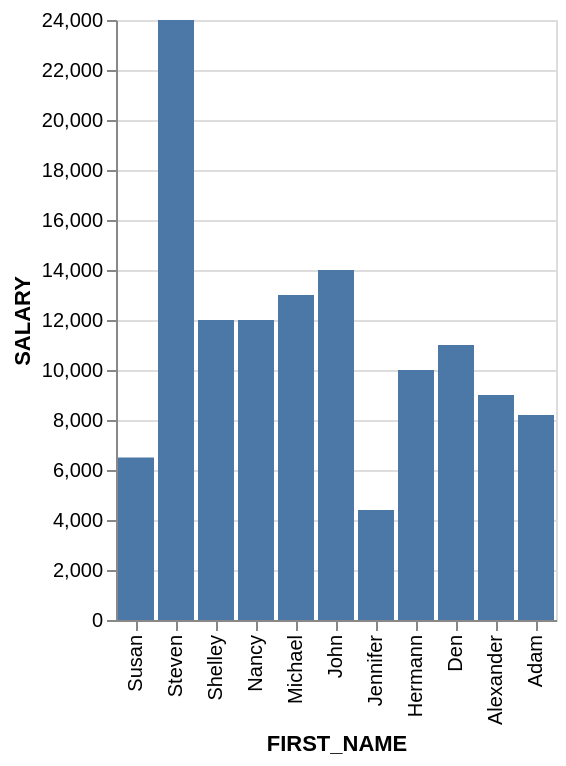

Describe this chart as a Vega-Lite specification.
### Vega-Lite specification from a JSON file in a GitHub repository (floating-point values rounded to 4 significant figures)
{"data": {"values": [{"x_data": "Susan", "y_data": 6500}, {"x_data": "Steven", "y_data": 24000}, {"x_data": "Shelley", "y_data": 12000}, {"x_data": "Nancy", "y_data": 12000}, {"x_data": "Michael", "y_data": 13000}, {"x_data": "John", "y_data": 14000}, {"x_data": "Jennifer", "y_data": 4400}, {"x_data": "Hermann", "y_data": 10000}, {"x_data": "Den", "y_data": 11000}, {"x_data": "Alexander", "y_data": 9000}, {"x_data": "Adam", "y_data": 8200}]}, "mark": "bar", "encoding": {"x": {"field": "x_data", "type": "nominal", "title": "FIRST_NAME", "sort": "descending"}, "y": {"field": "y_data", "type": "quantitative", "title": "SALARY"}}}
